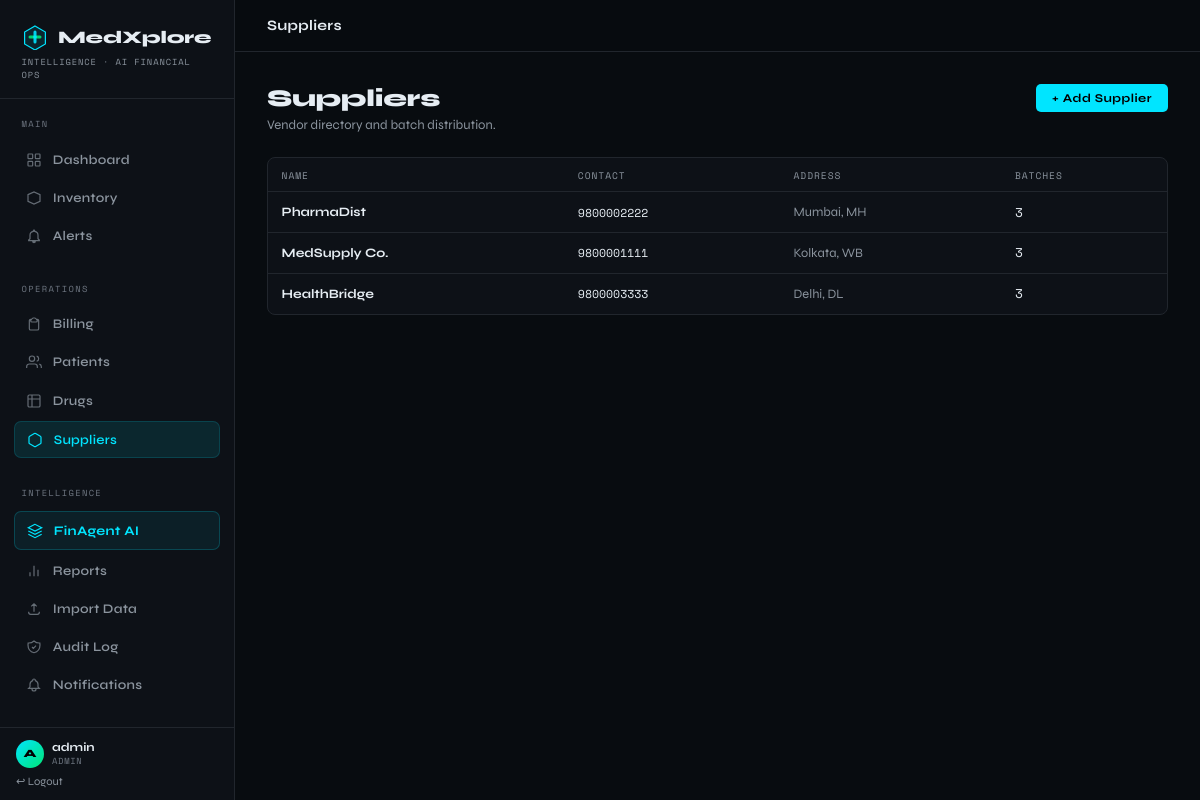
/suppliers (signed in), run on the app's committed database.
### tables this page shows
CREATE TABLE Supplier (
    supplier_id INTEGER PRIMARY KEY AUTOINCREMENT,
    name TEXT NOT NULL, contact TEXT, address TEXT
);

### app.py (the view)
@app.route("/suppliers")
@login_required
def suppliers():
    return render_template("suppliers.html",
        suppliers=query("""SELECT s.*, COUNT(b.batch_id) AS batch_count,
                            COALESCE(SUM(b.quantity*d.price),0) AS total_value
                          FROM Supplier s
                          LEFT JOIN Batch b ON s.supplier_id=b.supplier_id
                          LEFT JOIN Drug d ON b.drug_id=d.drug_id
                          GROUP BY s.supplier_id ORDER BY total_value DESC"""))

### app.py (called while the page is built)
def get_db():
    if "db" not in g:
        g.db = sqlite3.connect(DB_PATH)
        g.db.row_factory = sqlite3.Row
        g.db.execute("PRAGMA foreign_keys = ON")
    return g.db

def query(sql, args=(), one=False):
    cur = get_db().execute(sql, args)
    rv  = cur.fetchall()
    return (rv[0] if rv else None) if one else rv

def login_required(f):
    from functools import wraps
    @wraps(f)
    def d(*a, **kw):
        if "user" not in session: return redirect(url_for("login"))
        return f(*a, **kw)
    return d

@app.context_processor
def inject_globals():
    stats = None
    try:
        if "user" in session:
            stats = get_stats()
    except Exception:
        pass
    return {"now": datetime.now(), "stats": stats}

### templates/suppliers.html (shortened to what this page needs)
{% extends "base.html" %}
{% block topbar_title %}Suppliers{% endblock %}
{% block content %}
<div style="display:flex;justify-content:space-between;align-items:flex-start;margin-bottom:1.5rem;flex-wrap:wrap;gap:.75rem">
  <div class="page-header" style="margin:0"><h1>Suppliers</h1><p>Vendor directory and batch distribution.</p></div>
  <button class="btn btn-primary" onclick="document.getElementById('addSupModal').classList.add('open')">+ Add Supplier</button>
</div>
<div class="card">
  <table>
    <thead><tr><th>Name</th><th>Contact</th><th>Address</th><th>Batches</th></tr></thead>
    <tbody>
    {% for s in suppliers %}
    <tr>
      <td style="font-weight:700">{{ s.name }}</td>
      <td style="font-family:var(--font-mono);font-size:.72rem">{{ s.contact or '—' }}</td>
      <td style="color:var(--muted);font-size:.8rem">{{ s.address or '—' }}</td>
      <td style="font-family:var(--font-mono)">{{ s.batch_count }}</td>
    </tr>
    {% else %}
    <tr><td colspan="4"><div class="empty-msg">No suppliers</div></td></tr>
    {% endfor %}
    </tbody>
  </table>
</div>
{% endblock %}

### templates/base.html (style rules this page uses)
:root { --bg:#080c10; --surface:#0d1117; --surface2:#161b22; --surface3:#1c2128; --border:#21262d; --border2:#30363d; --text:#e6edf3; --muted:#8b949e; --muted2:#6e7681; --accent:#00e5ff; --accent2:#00b4cc; --green:#00e576; --yellow:#f0c040; --orange:#ff8800; --red:#ff3b3b; --sidebar:235px; --font-head:'Syne',sans-serif; --font-mono:'Space Mono',monospace; }
*,*::before,*::after { box-sizing:border-box;margin:0;padding:0 }
html { scroll-behavior:smooth }
body { background:var(--bg);color:var(--text);font-family:var(--font-head);min-height:100vh;display:flex }
.page-header { margin-bottom:1.75rem }
.page-header h1 { font-size:1.5rem;font-weight:800;letter-spacing:-.01em }
.page-header p { color:var(--muted);font-size:.82rem;margin-top:.25rem }
.card { background:var(--surface);border:1px solid var(--border);border-radius:8px }
table { width:100%;border-collapse:collapse;font-size:.8rem }
thead th { font-family:var(--font-mono);font-size:.6rem;letter-spacing:.1em;text-transform:uppercase;color:var(--muted);padding:.6rem .85rem;text-align:left;border-bottom:1px solid var(--border);font-weight:400 }
tbody td { padding:.65rem .85rem;border-bottom:1px solid var(--border);vertical-align:middle }
tbody tr:last-child td { border-bottom:none }
.btn { display:inline-flex;align-items:center;gap:.4rem;font-family:var(--font-head);font-size:.75rem;font-weight:700;letter-spacing:.04em;padding:.45rem 1rem;border-radius:5px;cursor:pointer;border:none;transition:all .15s;text-decoration:none;white-space:nowrap }
.btn-primary { background:var(--accent);color:#000 }

### data on the page
Supplier: name "PharmaDist", contact "9800002222", address "Mumbai, MH", batch_count "3"
Supplier: name "MedSupply Co.", contact "9800001111", address "Kolkata, WB", batch_count "3"
Supplier: name "HealthBridge", contact "9800003333", address "Delhi, DL", batch_count "3"

### other printed values
{{ session.user.username[0].upper() }} "A"
{{ session.user.username }} "admin"
{{ session.user.role }} "ADMIN"
